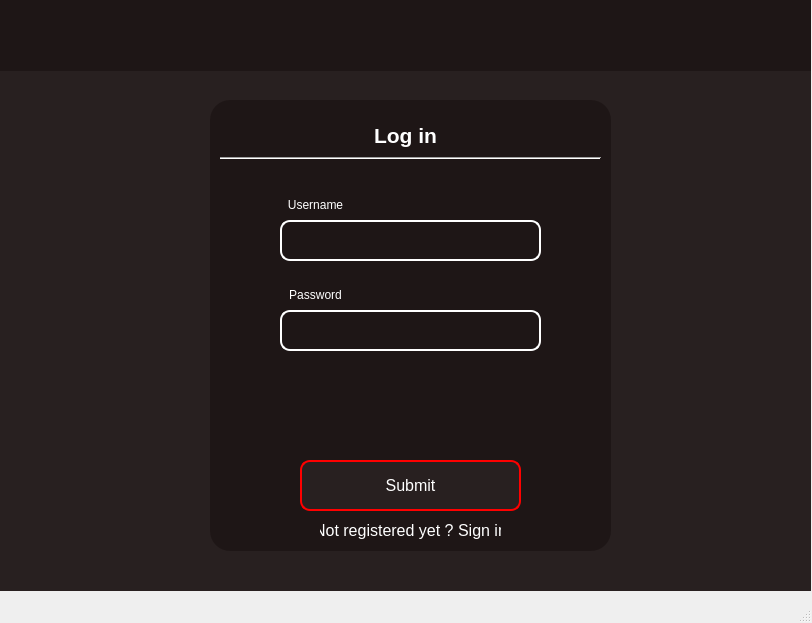
<?xml version="1.0" encoding="UTF-8"?>
<ui version="4.0">
 <class>MainWindow</class>
 <widget class="QMainWindow" name="MainWindow">
  <property name="geometry">
   <rect>
    <x>0</x>
    <y>0</y>
    <width>812</width>
    <height>623</height>
   </rect>
  </property>
  <property name="windowTitle">
   <string>MainWindow</string>
  </property>
  <property name="styleSheet">
   <string notr="true">QGraphicsView#background {
	background-color: rgb(40, 32, 32);
	border: rgb(40, 32, 32);
}

QGraphicsView#topbar {
	background-color: rgb(30, 22, 22);
	border: rgb(30, 22, 22);
}

QGraphicsView#window {
	background-color: rgb(30, 22, 22);
	border: rgb(30, 22, 22);
	border-radius: 20px;
}

QLineEdit {
	background-color: rgb(30, 22, 22);
	color: rgb(255, 255, 255);
	font-size: 18px;
	padding: 5px;
	border-radius: 10px;
	border: 2px solid white;
}
QLineEdit:focus {
    background-color: rgb(181, 181, 181);
	color: rgb(255, 255, 255);
}
QLineEdit:hover {
	background-color: rgb(60, 52, 52);
	color: rgb(255, 255, 255);
}

QLabel {
	color: rgb(255, 255, 255);
	font: 9pt &quot;Arial&quot;;
}

QLabel#status_label {
	color: rgb(254, 0, 0);
	font: 9pt &quot;Arial&quot;;
}

QCheckBox {
	color: rgb(255, 255, 255);
	font: 9pt &quot;Arial&quot;;
}

QPushButton {
    background-color: rgb(40, 32, 32);
    color: white;               /* Texte blanc */
	border-radius: 10px;
    border: 2px solid red;
    padding: 10px 20px;         /* Ajoute de l'espace autour du texte */
    font-size: 16px;            /* Taille du texte */
	font: 9pt &quot;Arial&quot;;
}

QPushButton#sign_in_button {
	background-color: none;
	border: none;
	color: white;
}

QPushButton:hover {
	background-color: rgb(60, 52, 52);
}

QPushButton:hover#sign_in_button {
	color: red;
}

QPushButton:pressed {
    background-color: rgb(234, 60, 60);
}

QPushButton:pressed#sign_in_button {
    color: rgb(255, 148, 148);
}

QPushButton:disabled {
    background-color: #C0C0C0;  /* Couleur grisée lorsque désactivé */
    color: #F0F0F0;             /* Texte un peu plus clair quand désactivé */
}

QOpenGLWidget {
	background-color: rgb(40, 32, 32);
	border-radius: 10px;
}
</string>
  </property>
  <widget class="QWidget" name="centralwidget">
   <widget class="QGraphicsView" name="background">
    <property name="geometry">
     <rect>
      <x>0</x>
      <y>-30</y>
      <width>811</width>
      <height>621</height>
     </rect>
    </property>
    <property name="styleSheet">
     <string notr="true">background {
rgb(40, 32, 32)
}</string>
    </property>
   </widget>
   <widget class="QLabel" name="titre">
    <property name="geometry">
     <rect>
      <x>0</x>
      <y>120</y>
      <width>811</width>
      <height>31</height>
     </rect>
    </property>
    <property name="text">
     <string>&lt;html&gt;&lt;head/&gt;&lt;body&gt;&lt;p align=&quot;center&quot;&gt;&lt;span style=&quot; font-size:16pt; font-weight:600;&quot;&gt;Log in&lt;/span&gt;&lt;/p&gt;&lt;/body&gt;&lt;/html&gt;</string>
    </property>
   </widget>
   <widget class="QLabel" name="username">
    <property name="geometry">
     <rect>
      <x>270</x>
      <y>190</y>
      <width>91</width>
      <height>31</height>
     </rect>
    </property>
    <property name="text">
     <string>&lt;html&gt;&lt;head/&gt;&lt;body&gt;&lt;p align=&quot;center&quot;&gt;Username&lt;/p&gt;&lt;/body&gt;&lt;/html&gt;</string>
    </property>
   </widget>
   <widget class="QLineEdit" name="usernameEdit">
    <property name="geometry">
     <rect>
      <x>280</x>
      <y>220</y>
      <width>261</width>
      <height>41</height>
     </rect>
    </property>
    <property name="text">
     <string/>
    </property>
   </widget>
   <widget class="QGraphicsView" name="topbar">
    <property name="geometry">
     <rect>
      <x>0</x>
      <y>0</y>
      <width>811</width>
      <height>71</height>
     </rect>
    </property>
    <property name="styleSheet">
     <string notr="true">QGraphicsView {
	color: rgb(30, 22, 22);
}</string>
    </property>
   </widget>
   <widget class="QPushButton" name="submitButton">
    <property name="geometry">
     <rect>
      <x>300</x>
      <y>460</y>
      <width>221</width>
      <height>51</height>
     </rect>
    </property>
    <property name="text">
     <string>Submit</string>
    </property>
   </widget>
   <widget class="QPushButton" name="sign_in_button">
    <property name="geometry">
     <rect>
      <x>300</x>
      <y>510</y>
      <width>221</width>
      <height>41</height>
     </rect>
    </property>
    <property name="text">
     <string>Not registered yet ? Sign in</string>
    </property>
   </widget>
   <widget class="QGraphicsView" name="window">
    <property name="geometry">
     <rect>
      <x>210</x>
      <y>100</y>
      <width>401</width>
      <height>451</height>
     </rect>
    </property>
    <property name="styleSheet">
     <string notr="true"/>
    </property>
   </widget>
   <widget class="Line" name="line">
    <property name="geometry">
     <rect>
      <x>220</x>
      <y>150</y>
      <width>381</width>
      <height>16</height>
     </rect>
    </property>
    <property name="orientation">
     <enum>Qt::Horizontal</enum>
    </property>
   </widget>
   <widget class="QLabel" name="password">
    <property name="geometry">
     <rect>
      <x>270</x>
      <y>280</y>
      <width>91</width>
      <height>31</height>
     </rect>
    </property>
    <property name="text">
     <string>&lt;html&gt;&lt;head/&gt;&lt;body&gt;&lt;p align=&quot;center&quot;&gt;Password&lt;/p&gt;&lt;/body&gt;&lt;/html&gt;</string>
    </property>
   </widget>
   <widget class="QLineEdit" name="passwordEdit">
    <property name="geometry">
     <rect>
      <x>280</x>
      <y>310</y>
      <width>261</width>
      <height>41</height>
     </rect>
    </property>
    <property name="text">
     <string/>
    </property>
    <property name="echoMode">
     <enum>QLineEdit::Password</enum>
    </property>
   </widget>
   <widget class="QLabel" name="status_label">
    <property name="geometry">
     <rect>
      <x>270</x>
      <y>160</y>
      <width>281</width>
      <height>31</height>
     </rect>
    </property>
    <property name="text">
     <string>&lt;html&gt;&lt;head/&gt;&lt;body&gt;&lt;p align=&quot;center&quot;&gt;&lt;br/&gt;&lt;/p&gt;&lt;/body&gt;&lt;/html&gt;</string>
    </property>
   </widget>
   <zorder>background</zorder>
   <zorder>window</zorder>
   <zorder>titre</zorder>
   <zorder>username</zorder>
   <zorder>usernameEdit</zorder>
   <zorder>topbar</zorder>
   <zorder>submitButton</zorder>
   <zorder>sign_in_button</zorder>
   <zorder>line</zorder>
   <zorder>password</zorder>
   <zorder>passwordEdit</zorder>
   <zorder>status_label</zorder>
  </widget>
  <widget class="QStatusBar" name="statusbar"/>
 </widget>
 <resources/>
 <connections/>
</ui>
